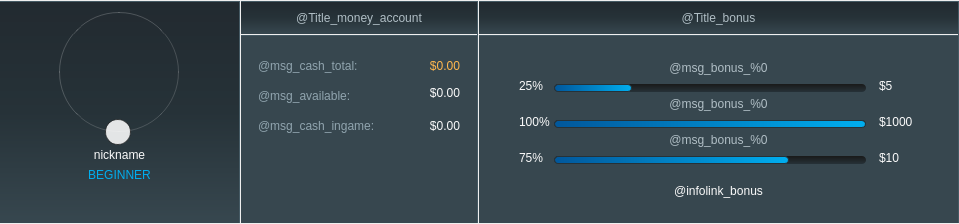
  <widget class="QFrame" name="frame_top">
   <property name="geometry">
    <rect>
     <x>0</x>
     <y>40</y>
     <width>959</width>
     <height>224</height>
    </rect>
   </property>
   <property name="styleSheet">
    <string notr="true">QFrame#frame_top {
    border: none;
    background-color: #191919;
}</string>
   </property>
   <layout class="QHBoxLayout" name="horizontalLayout_2" stretch="0,0,1">
    <property name="spacing">
     <number>1</number>
    </property>
    <property name="leftMargin">
     <number>0</number>
    </property>
    <property name="topMargin">
     <number>1</number>
    </property>
    <property name="rightMargin">
     <number>0</number>
    </property>
    <property name="bottomMargin">
     <number>1</number>
    </property>
    <item>
     <widget class="QFrame" name="avatar_frame">
      <property name="sizePolicy">
       <sizepolicy hsizetype="Preferred" vsizetype="Preferred">
        <horstretch>0</horstretch>
        <verstretch>0</verstretch>
       </sizepolicy>
      </property>
      <property name="minimumSize">
       <size>
        <width>240</width>
        <height>222</height>
       </size>
      </property>
      <property name="maximumSize">
       <size>
        <width>240</width>
        <height>222</height>
       </size>
      </property>
      <property name="baseSize">
       <size>
        <width>190</width>
        <height>150</height>
       </size>
      </property>
      <property name="styleSheet">
       <string notr="true">
#avatar_frame {
	background-color: qlineargradient(spread:pad, x1:0, y1:1, x2:0, y2:0, stop:0 rgba(55, 71, 79, 255), stop:0.5 rgba(38, 50, 56, 255), stop:1 rgba(34, 42, 48, 255));
 border: none;
    border-top: 1px solid #455a64;
    border-right: 1px solid #455a64;
}

QLabel
{
    max-height: 20px;
    color: #fafafa;
}</string>
      </property>
      <property name="frameShape">
       <enum>QFrame::StyledPanel</enum>
      </property>
      <property name="frameShadow">
       <enum>QFrame::Raised</enum>
      </property>
      <layout class="QVBoxLayout" name="verticalLayout_6" stretch="0,0,1">
       <property name="spacing">
        <number>2</number>
       </property>
       <property name="leftMargin">
        <number>30</number>
       </property>
       <property name="topMargin">
        <number>10</number>
       </property>
       <property name="rightMargin">
        <number>30</number>
       </property>
       <property name="bottomMargin">
        <number>10</number>
       </property>
       <item alignment="Qt::AlignHCenter|Qt::AlignTop">
        <widget class="ns_widget::ProfilePicture" name="profile_picture" native="true">
         <property name="sizePolicy">
          <sizepolicy hsizetype="Preferred" vsizetype="Preferred">
           <horstretch>0</horstretch>
           <verstretch>0</verstretch>
          </sizepolicy>
         </property>
         <property name="minimumSize">
          <size>
           <width>120</width>
           <height>134</height>
          </size>
         </property>
         <property name="maximumSize">
          <size>
           <width>120</width>
           <height>134</height>
          </size>
         </property>
         <property name="toolTip">
          <string>@Tooltip_Lobby_Myaccount_avatar_69</string>
         </property>
         <property name="styleSheet">
          <string notr="true">.QWidget#profile_picture
{
	background-repeat: no-repeat;
    background-clip: margin;
	background-position: top;
	background-attachment: fixed;
    background-origin: content;
    border: 1px outset rgba(220,220, 220, 50);
    border-radius: 60px;
    margin-bottom: 14px;
background-image: url(:/textures/__avatars/Harly_120.png);
}</string>
         </property>
         <property name="viewport" stdset="0">
          <rect>
           <x>0</x>
           <y>0</y>
           <width>120</width>
           <height>120</height>
          </rect>
         </property>
         <widget class="QPushButton" name="bttn_browse">
          <property name="geometry">
           <rect>
            <x>46</x>
            <y>107</y>
            <width>26</width>
            <height>26</height>
           </rect>
          </property>
          <property name="minimumSize">
           <size>
            <width>26</width>
            <height>26</height>
           </size>
          </property>
          <property name="maximumSize">
           <size>
            <width>26</width>
            <height>26</height>
           </size>
          </property>
          <property name="cursor">
           <cursorShape>PointingHandCursor</cursorShape>
          </property>
          <property name="styleSheet">
           <string notr="true">QAbstractButton {
	border: 1px solid rgba(25, 25, 25, 155);
    background-color: rgba(255, 255, 255, 222);
    border-radius: 13px;
}

QAbstractButton:hover {
    background-color: #ffffff;
}

QAbstractButton:pressed {
    background-color: rgba(255, 255, 255, 80);
}</string>
          </property>
          <property name="icon">
           <iconset resource="../resources.qrc">
            <normaloff>:/textures/Common/icons/icon_upload_avatar.png</normaloff>:/textures/Common/icons/icon_upload_avatar.png</iconset>
          </property>
          <property name="iconSize">
           <size>
            <width>24</width>
            <height>24</height>
           </size>
          </property>
         </widget>
        </widget>
       </item>
       <item alignment="Qt::AlignTop">
        <widget class="QLabel" name="textlink_nickname">
         <property name="styleSheet">
          <string notr="true">QLabel {
    font: 600 16px &quot;Open Sans&quot;;
}</string>
         </property>
         <property name="text">
          <string notr="true">nickname</string>
         </property>
         <property name="alignment">
          <set>Qt::AlignCenter</set>
         </property>
        </widget>
       </item>
       <item alignment="Qt::AlignTop">
        <widget class="QPushButton" name="bttn_status">
         <property name="cursor">
          <cursorShape>PointingHandCursor</cursorShape>
         </property>
         <property name="styleSheet">
          <string notr="true">QAbstractButton {
color: #00aeef;	
font: 600 12px &quot;Open Sans&quot;;
}
/*
QAbstractButton[text=&quot;BEGINNER&quot;] {
    color: #00aeef;
}
QAbstractButton[text=&quot;SEMI-PRO&quot;] {
    color: #9B9B9B;
}
QAbstractButton[text=&quot;PROFESSIONAL&quot;] {
    color: #D5A540;
}
QAbstractButton[text=&quot;ELITE&quot;] {
    color: #A0A7BC;
}
QAbstractButton[text=&quot;MASTER&quot;] {
    color: #8AB0C8;
}
QAbstractButton[text=&quot;LEGEND&quot;] {
    color: qlineargradient(spread:pad, x1:0, y1:0, x2:1, y2:1, stop:0.340909 rgba(98, 1, 1, 255), stop:0.659091 rgba(72, 73, 73, 255));

}*/</string>
         </property>
         <property name="text">
          <string notr="true">BEGINNER</string>
         </property>
         <property name="icon">
          <iconset resource="../resources.qrc">
           <normaloff>:/textures/Common/icons/icon_crystall.psd</normaloff>:/textures/Common/icons/icon_crystall.psd</iconset>
         </property>
         <property name="iconSize">
          <size>
           <width>12</width>
           <height>13</height>
          </size>
         </property>
         <property name="flat">
          <bool>true</bool>
         </property>
        </widget>
       </item>
      </layout>
     </widget>
    </item>
    <item>
     <widget class="QWidget" name="frame_playersMoney" native="true">
      <property name="styleSheet">
       <string notr="true">.QWidget {
    border: none;
    border-right: 1px solid #455a64;
    border-top: 1px solid #455a64;
}</string>
      </property>
      <layout class="QVBoxLayout" name="verticalLayout_5" stretch="0,1">
       <property name="spacing">
        <number>1</number>
       </property>
       <property name="leftMargin">
        <number>0</number>
       </property>
       <property name="topMargin">
        <number>1</number>
       </property>
       <property name="rightMargin">
        <number>1</number>
       </property>
       <property name="bottomMargin">
        <number>0</number>
       </property>
       <item>
        <widget class="QLabel" name="title_block_info">
         <property name="minimumSize">
          <size>
           <width>236</width>
           <height>32</height>
          </size>
         </property>
         <property name="maximumSize">
          <size>
           <width>236</width>
           <height>32</height>
          </size>
         </property>
         <property name="styleSheet">
          <string notr="true">QLabel {
    border: none;
	background-color: qlineargradient(spread:pad, x1:0, y1:1, x2:0, y2:0, stop:0 rgba(55, 71, 79, 255), stop:0.5 rgba(38, 50, 56, 255), stop:1 rgba(34, 42, 48, 255));
	font: 550 16px &quot;Open Sans&quot;;
    color: #b0bec5;
}</string>
         </property>
         <property name="text">
          <string>@Title_money_account</string>
         </property>
         <property name="alignment">
          <set>Qt::AlignCenter</set>
         </property>
        </widget>
       </item>
       <item>
        <widget class="QFrame" name="cash_frame">
         <property name="minimumSize">
          <size>
           <width>236</width>
           <height>112</height>
          </size>
         </property>
         <property name="maximumSize">
          <size>
           <width>236</width>
           <height>456454</height>
          </size>
         </property>
         <property name="styleSheet">
          <string notr="true">QFrame {
    background-color: #37474f;
    border: none;
    border-top: 1px solid #455a64;
}
QLabel {
       font: 14px &quot;Open Sans&quot;;
    color: #fafafa;
background-color: transparent;
border: none;
}</string>
         </property>
         <property name="frameShape">
          <enum>QFrame::StyledPanel</enum>
         </property>
         <property name="frameShadow">
          <enum>QFrame::Raised</enum>
         </property>
         <layout class="QGridLayout" name="gridLayout_2" rowstretch="0,0,1">
          <property name="leftMargin">
           <number>17</number>
          </property>
          <property name="topMargin">
           <number>23</number>
          </property>
          <property name="rightMargin">
           <number>17</number>
          </property>
          <property name="bottomMargin">
           <number>23</number>
          </property>
          <property name="horizontalSpacing">
           <number>0</number>
          </property>
          <property name="verticalSpacing">
           <number>13</number>
          </property>
          <item row="0" column="0" alignment="Qt::AlignTop">
           <widget class="QLabel" name="msg_cash_total">
            <property name="styleSheet">
             <string notr="true">QLabel {
    color: #90a4ae;
}</string>
            </property>
            <property name="text">
             <string>@msg_cash_total:</string>
            </property>
           </widget>
          </item>
          <item row="2" column="0" alignment="Qt::AlignTop">
           <widget class="QLabel" name="msg_cash_ingame">
            <property name="styleSheet">
             <string notr="true">QLabel {
    color: #90a4ae;
}</string>
            </property>
            <property name="text">
             <string>@msg_cash_ingame:</string>
            </property>
           </widget>
          </item>
          <item row="1" column="1" alignment="Qt::AlignTop">
           <widget class="QLabel" name="money_cash_available">
            <property name="styleSheet">
             <string notr="true"/>
            </property>
            <property name="text">
             <string notr="true">$0.00</string>
            </property>
            <property name="alignment">
             <set>Qt::AlignRight|Qt::AlignTrailing|Qt::AlignVCenter</set>
            </property>
           </widget>
          </item>
          <item row="1" column="0" alignment="Qt::AlignTop">
           <widget class="QLabel" name="msg_cash_available">
            <property name="minimumSize">
             <size>
              <width>0</width>
              <height>20</height>
             </size>
            </property>
            <property name="maximumSize">
             <size>
              <width>16777215</width>
              <height>25</height>
             </size>
            </property>
            <property name="cursor">
             <cursorShape>PointingHandCursor</cursorShape>
            </property>
            <property name="styleSheet">
             <string notr="true">QLabel {
    color: #90a4ae;
}</string>
            </property>
            <property name="text">
             <string>@msg_available:</string>
            </property>
           </widget>
          </item>
          <item row="0" column="1" alignment="Qt::AlignTop">
           <widget class="QLabel" name="money_cash_total">
            <property name="styleSheet">
             <string notr="true">QLabel {
    color: #ffb74d;
}</string>
            </property>
            <property name="text">
             <string notr="true">$0.00</string>
            </property>
            <property name="alignment">
             <set>Qt::AlignRight|Qt::AlignTrailing|Qt::AlignVCenter</set>
            </property>
           </widget>
          </item>
          <item row="2" column="1" alignment="Qt::AlignTop">
           <widget class="QLabel" name="money_cash_ingame">
            <property name="text">
             <string notr="true">$0.00</string>
            </property>
            <property name="alignment">
             <set>Qt::AlignRight|Qt::AlignTrailing|Qt::AlignVCenter</set>
            </property>
           </widget>
          </item>
         </layout>
        </widget>
       </item>
      </layout>
     </widget>
    </item>
    <item>
     <widget class="QWidget" name="frame_bonuses" native="true">
      <property name="styleSheet">
       <string notr="true">.QWidget {
    border: none;
    border-right: 1px solid #455a64;
    border-top: 1px solid #455a64;
}</string>
      </property>
      <layout class="QVBoxLayout" name="verticalLayout_4" stretch="0,1">
       <property name="spacing">
        <number>1</number>
       </property>
       <property name="leftMargin">
        <number>0</number>
       </property>
       <property name="topMargin">
        <number>1</number>
       </property>
       <property name="rightMargin">
        <number>1</number>
       </property>
       <property name="bottomMargin">
        <number>0</number>
       </property>
       <item alignment="Qt::AlignTop">
        <widget class="QLabel" name="title_bonus">
         <property name="minimumSize">
          <size>
           <width>479</width>
           <height>32</height>
          </size>
         </property>
         <property name="maximumSize">
          <size>
           <width>479</width>
           <height>32</height>
          </size>
         </property>
         <property name="styleSheet">
          <string notr="true">QLabel {
    border: none;
	background-color: qlineargradient(spread:pad, x1:0, y1:1, x2:0, y2:0, stop:0 rgba(55, 71, 79, 255), stop:0.5 rgba(38, 50, 56, 255), stop:1 rgba(34, 42, 48, 255));
	font: 550 16px &quot;Open Sans&quot;;
    color: #b0bec5;
}</string>
         </property>
         <property name="text">
          <string>@Title_bonus</string>
         </property>
         <property name="alignment">
          <set>Qt::AlignCenter</set>
         </property>
        </widget>
       </item>
       <item>
        <widget class="QFrame" name="frame_bonus">
         <property name="minimumSize">
          <size>
           <width>479</width>
           <height>150</height>
          </size>
         </property>
         <property name="maximumSize">
          <size>
           <width>479</width>
           <height>200</height>
          </size>
         </property>
         <property name="baseSize">
          <size>
           <width>480</width>
           <height>189</height>
          </size>
         </property>
         <property name="styleSheet">
          <string notr="true">QFrame {
    background-color: #37474f;
    border: none;
    border-top: 1px solid #455a64;
}

QLabel {
    color: #b0bec5;
    font: 11px &quot;Open Sans&quot;;
    background-color: transparent;
    border: none;
}
#bonus_1, #bonus_2, #bonus_3 {
    font: 600 14px &quot;Open Sans&quot; ;
    color: #fafafa;
    background-color: transparent;
    padding-left: 7px;
}

QProgressBar {
    color: #fafafa;
    font:600  14px &quot;Open Sans&quot;;
    text-align: left;
    border: none;
    border-radius: 4px;
	background-color: qlineargradient(spread:pad, x1:0, y1:1, x2:0, y2:0, stop:0 rgba(38, 50, 56, 255), stop:1 rgba(25, 25, 25, 255));
    margin: 5px 3px 1px 35px;
}

QProgressBar::chunk {
	border: 1px solid #263238;
    border-radius: 4px;
    background-color: qlineargradient(spread:pad, x1:0, y1:0, x2:1, y2:0, stop:0 rgba(1, 87, 155, 255), stop:1 rgba(0, 174, 239, 255));
}
</string>
         </property>
         <property name="frameShape">
          <enum>QFrame::StyledPanel</enum>
         </property>
         <property name="frameShadow">
          <enum>QFrame::Raised</enum>
         </property>
         <layout class="QGridLayout" name="gridLayout_3" rowstretch="0,0,0,0,0,0,1">
          <property name="leftMargin">
           <number>40</number>
          </property>
          <property name="topMargin">
           <number>23</number>
          </property>
          <property name="rightMargin">
           <number>40</number>
          </property>
          <property name="horizontalSpacing">
           <number>0</number>
          </property>
          <property name="verticalSpacing">
           <number>2</number>
          </property>
          <item row="5" column="0" alignment="Qt::AlignTop">
           <widget class="QProgressBar" name="progressBar_3">
            <property name="minimumSize">
             <size>
              <width>350</width>
              <height>14</height>
             </size>
            </property>
            <property name="maximumSize">
             <size>
              <width>350</width>
              <height>14</height>
             </size>
            </property>
            <property name="maximum">
             <number>1325</number>
            </property>
            <property name="value">
             <number>1000</number>
            </property>
           </widget>
          </item>
          <item row="4" column="0" colspan="2" alignment="Qt::AlignTop">
           <widget class="QLabel" name="msg_bonus_3">
            <property name="minimumSize">
             <size>
              <width>0</width>
              <height>18</height>
             </size>
            </property>
            <property name="maximumSize">
             <size>
              <width>16777215</width>
              <height>18</height>
             </size>
            </property>
            <property name="styleSheet">
             <string notr="true">QLabel {
    background-color: transparent;
	font: 50 11px &quot;Open Sans&quot;;
}</string>
            </property>
            <property name="text">
             <string>@msg_bonus_%0</string>
            </property>
            <property name="alignment">
             <set>Qt::AlignCenter</set>
            </property>
            <property name="indent">
             <number>5</number>
            </property>
           </widget>
          </item>
          <item row="1" column="1">
           <widget class="QLabel" name="bonus_1">
            <property name="minimumSize">
             <size>
              <width>0</width>
              <height>14</height>
             </size>
            </property>
            <property name="maximumSize">
             <size>
              <width>16777215</width>
              <height>14</height>
             </size>
            </property>
            <property name="styleSheet">
             <string notr="true"/>
            </property>
            <property name="text">
             <string notr="true">$5</string>
            </property>
           </widget>
          </item>
          <item row="0" column="0" colspan="2" alignment="Qt::AlignTop">
           <widget class="QLabel" name="msg_bonus_1">
            <property name="minimumSize">
             <size>
              <width>0</width>
              <height>18</height>
             </size>
            </property>
            <property name="maximumSize">
             <size>
              <width>16777215</width>
              <height>18</height>
             </size>
            </property>
            <property name="styleSheet">
             <string notr="true">QLabel {
    background-color: transparent;
	font: 50 11px &quot;Open Sans&quot;;
}</string>
            </property>
            <property name="text">
             <string>@msg_bonus_%0</string>
            </property>
            <property name="alignment">
             <set>Qt::AlignCenter</set>
            </property>
            <property name="indent">
             <number>5</number>
            </property>
           </widget>
          </item>
          <item row="1" column="0">
           <widget class="QProgressBar" name="progressBar_1">
            <property name="minimumSize">
             <size>
              <width>350</width>
              <height>14</height>
             </size>
            </property>
            <property name="maximumSize">
             <size>
              <width>350</width>
              <height>14</height>
             </size>
            </property>
            <property name="maximum">
             <number>2000</number>
            </property>
            <property name="value">
             <number>500</number>
            </property>
           </widget>
          </item>
          <item row="3" column="0" alignment="Qt::AlignTop">
           <widget class="QProgressBar" name="progressBar_2">
            <property name="minimumSize">
             <size>
              <width>350</width>
              <height>14</height>
             </size>
            </property>
            <property name="maximumSize">
             <size>
              <width>350</width>
              <height>14</height>
             </size>
            </property>
            <property name="maximum">
             <number>142000</number>
            </property>
            <property name="value">
             <number>100000</number>
            </property>
           </widget>
          </item>
          <item row="3" column="1">
           <widget class="QLabel" name="bonus_2">
            <property name="minimumSize">
             <size>
              <width>0</width>
              <height>14</height>
             </size>
            </property>
            <property name="maximumSize">
             <size>
              <width>16777215</width>
              <height>14</height>
             </size>
            </property>
            <property name="text">
             <string notr="true">$1000</string>
            </property>
           </widget>
          </item>
          <item row="2" column="0" colspan="2" alignment="Qt::AlignTop">
           <widget class="QLabel" name="msg_bonus_2">
            <property name="minimumSize">
             <size>
              <width>0</width>
              <height>18</height>
             </size>
            </property>
            <property name="maximumSize">
             <size>
              <width>16777215</width>
              <height>18</height>
             </size>
            </property>
            <property name="styleSheet">
             <string notr="true">QLabel {
    background-color: transparent;
	font: 50 11px &quot;Open Sans&quot;;
}</string>
            </property>
            <property name="text">
             <string>@msg_bonus_%0</string>
            </property>
            <property name="alignment">
             <set>Qt::AlignCenter</set>
            </property>
            <property name="indent">
             <number>5</number>
            </property>
           </widget>
          </item>
          <item row="5" column="1">
           <widget class="QLabel" name="bonus_3">
            <property name="minimumSize">
             <size>
              <width>0</width>
              <height>14</height>
             </size>
            </property>
            <property name="maximumSize">
             <size>
              <width>16777215</width>
              <height>14</height>
             </size>
            </property>
            <property name="text">
             <string notr="true">$10</string>
            </property>
           </widget>
          </item>
          <item row="6" column="0" colspan="2">
           <widget class="QLabel" name="infolink_bonus">
            <property name="styleSheet">
             <string notr="true">QLabel {
    background-color: transparent;
	font: 11px &quot;Open Sans&quot;;
    color:#fafafa;
}</string>
            </property>
            <property name="text">
             <string>@infolink_bonus</string>
            </property>
            <property name="alignment">
             <set>Qt::AlignCenter</set>
            </property>
            <property name="wordWrap">
             <bool>true</bool>
            </property>
           </widget>
          </item>
         </layout>
        </widget>
       </item>
      </layout>
     </widget>
    </item>
   </layout>
  </widget>
